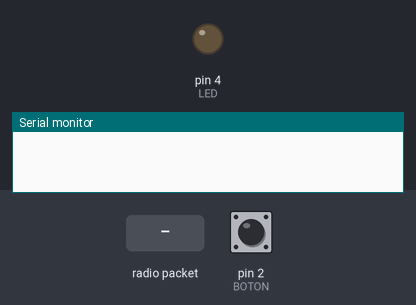
The sketch below on a simulated Arduino Uno, built with avr-gcc and run on an emulated ATmega328P. Parts: output pins drawn as LEDs (lit = HIGH), the last lines printed to the serial monitor. The inputs (shaded band) are chosen by the test bench; at power-on: pin 2 (BOTON) LOW. No radio packets arrive unless stated.

Above: at 1.3 s.
1.4 s: pin 2 (BOTON) pulled HIGH for 0.15 s
At 2.6 s:
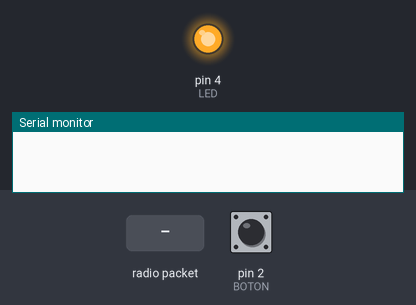
3.0 s: radio packet "1" arrives
At 3.8 s:
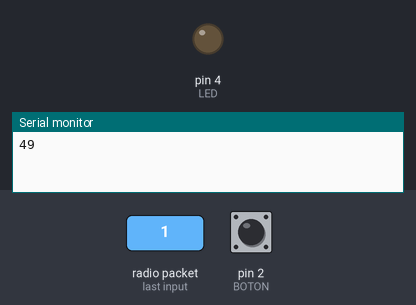
Timing chart, 0 to 6.0 s (numbered marks = the images above; inputs shaded):
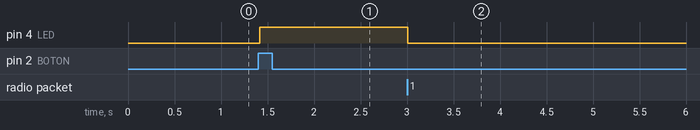

Measured:
- after the input at 1.4 s, pin 4 (LED): LOW → HIGH at once
- after the input at 3.0 s, pin 4 (LED): HIGH → LOW at once

The sketch:

ex2.ino
```cpp
#include "RF24.h"
RF24 myRadio (7, 8);
byte addresses[][6] = {"0", "1"};

const int LED = 4;
const int BOTON = 2;
int val = 0;
int state1 = 0;
int old_val = 0;

struct package
{
  int led1 = 0;
  int led2 = 0;

};
typedef struct package Package;
Package data;

void setup() {
  pinMode(LED, OUTPUT);
  pinMode(BOTON, INPUT);

  Serial.begin(115200);
  delay(100);
  myRadio.begin();
  myRadio.setChannel(115);
  myRadio.setPALevel(RF24_PA_MAX);
  myRadio.setDataRate(RF24_250KBPS);
  myRadio.openReadingPipe(1, addresses[0]);
  myRadio.openWritingPipe(addresses[0]);

}

void loop() {

   delay(5);

  myRadio.stopListening();
  val = digitalRead(BOTON); // Read the state of the Button
  if ((val == HIGH) && (old_val == LOW)) {
    data.led1 = 1 - data.led1;
     myRadio.write(&data, sizeof(data));
     delay(10);
  }

  old_val = val; // Old state value

  if (data.led1 == 1) {
    digitalWrite(LED, HIGH); // Turn on the LED

  }
  else {
    digitalWrite(LED, LOW); // Turn off the LED
  }


  delay(5);
  myRadio.startListening();

     if (myRadio.available())
  {
    while (myRadio.available())
    {
      myRadio.read(&data, sizeof(data));
    }

    if (data.led1 == 1) {
      digitalWrite(LED, HIGH);
      delay(50);
    }
    else {
      digitalWrite(LED, LOW);
      delay(50);

    }
    Serial.println(data.led1);
  }
}
```
